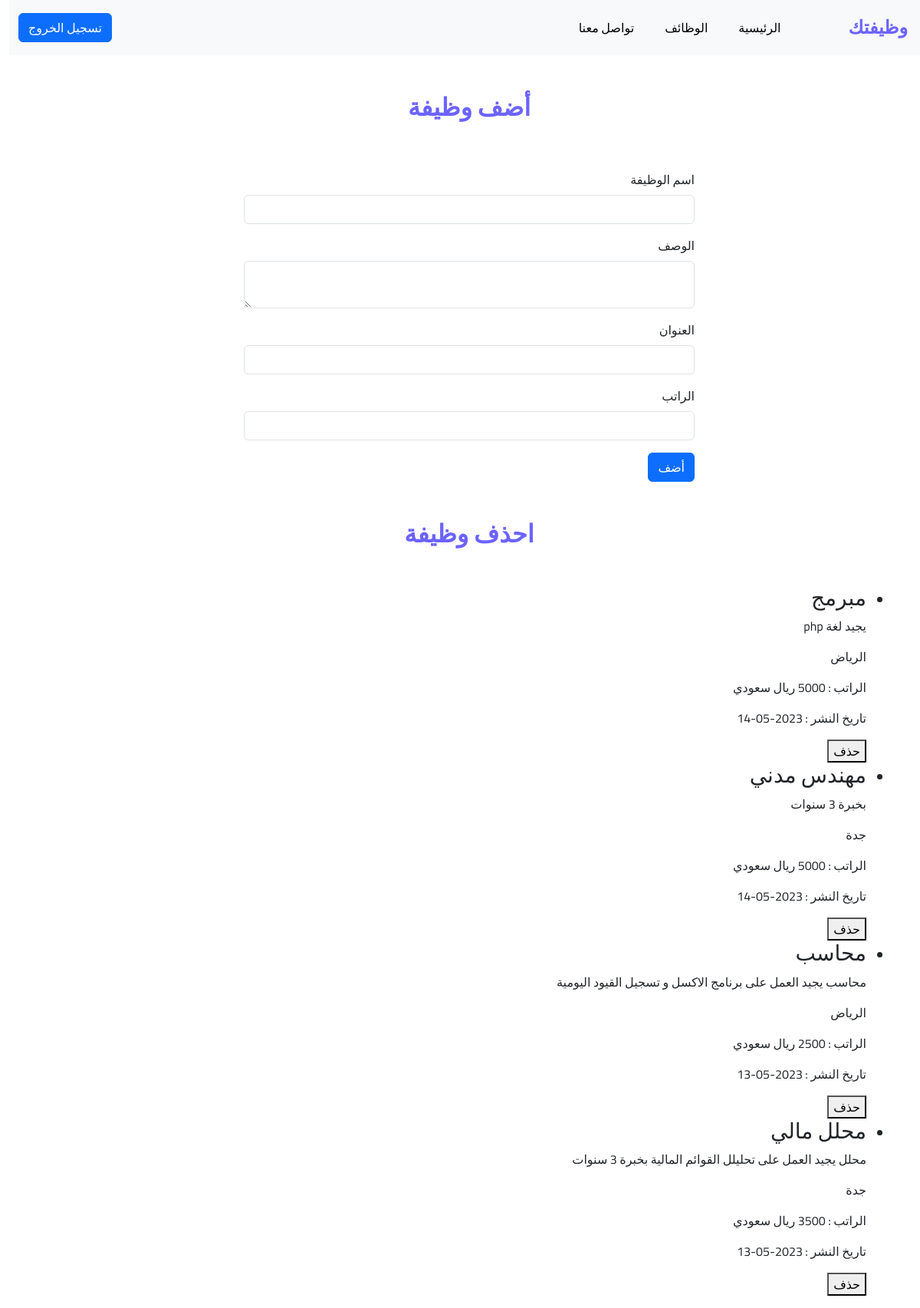
/add_job.php (signed in), run on the app's committed database.
### tables this page shows
CREATE TABLE "jobs" (
	"id"	INTEGER NOT NULL UNIQUE,
	"title"	TEXT NOT NULL,
	"description"	TEXT NOT NULL,
	"location"	TEXT NOT NULL,
	"salary"	INTEGER,
	"date_posted"	TEXT,
	PRIMARY KEY("id" AUTOINCREMENT)
);

### add_job.php (the view, shortened to what this page needs)
<?php
require_once 'database/database.php';
$jobs = $pdo->query('SELECT * FROM jobs ORDER BY date_posted DESC')->fetchAll();
?>
<!DOCTYPE html>
<html dir="rtl" lang="ar">
<head>
  <link href="https://cdn.jsdelivr.net/npm/bootstrap@5.3.0-alpha3/dist/css/bootstrap.min.css" rel="stylesheet"
>
  <link rel="stylesheet" href="css/main.css">
</head>
<body>
  <nav class="navbar navbar-expand-lg bg-body-tertiary sticky-top">
    <div class="container-fluid ">
      <a class="navbar-brand logo" href="index.php">وظيفتك</a>
      <div class="collapse navbar-collapse" id="navbarSupportedContent">
        <ul class="d-inline-flex p-2 navbar-nav me-4 ms-auto mb-2 mb-lg-0">
          <li class="nav-item">
            <a class="nav-link active ms-4 me-5" aria-current="page" href="index.php">الرئيسية</a>
          </li>
          <li class="nav-item">
            <a class="nav-link active ms-4" href="jobs.php">الوظائف</a>
          </li>
          <li class="nav-item">
            <a class="nav-link active" href="contact.php">تواصل معنا</a>
          </li>
        </ul>
        <a class="btn btn-primary" href="logout.php" role="button">تسجيل الخروج</a>
      </div>
    </div>
  </nav>
  <div class="add-job row">
    <div class="container col-6">
      <div class="title mb-5 mt-5 text-center">
        <h2 class="fw-bold"> أضف وظيفة</h2>
      </div>
      <form method="post" action="add_job_action.php">
        <div>
          <label for="title" class="form-label mt-3">اسم الوظيفة</label>
          <input type="text" class="form-control" id="title" name="title" required>
        </div>
        <div>
          <label for="description" class="form-label mt-3">الوصف</label>
          <textarea id="description" class="form-control" name="description" required></textarea>
        </div>
        <div>
          <label for="location" class="form-label mt-3">العنوان</label>
          <input type="text" class="form-control" id="location" name="location" required>
        </div>
        <div>
          <label for="salary" class="form-label mt-3">الراتب</label>
          <input type="number" class="form-control" id="salary" name="salary" required>
        </div>
        <div>
          <button type="submit" class="btn btn-primary mt-3">أضف</button>
        </div>
      </form>
    </div>
  </div>
  <div class="delete-job">
    <div class="container">
      <div class="title mb-5 mt-5 text-center">
        <h2 class="fw-bold"> احذف وظيفة</h2>
      </div>
      <?php if (count($jobs) === 0): ?>
        <p class="text-center">لم يتم العثور على اي وظائف!</p>
      <?php else: ?>
        <ul>
          <?php foreach ($jobs as $job): ?>
            <li>
              <h3>
                <?php echo htmlspecialchars($job['title']); ?>
              </h3>
              <p>
                <?php echo htmlspecialchars($job['description']); ?>
              </p>
              <p>
                <?php echo htmlspecialchars($job['location']); ?>
              </p>
              <p>الراتب :
                <?php echo htmlspecialchars($job['salary']); ?> ريال سعودي
              </p>
              <p>تاريخ النشر :
                <?php echo htmlspecialchars($job['date_posted']); ?>
              </p>
              <form method="post" onsubmit="return confirm('Are you sure you want to delete this job?')">
                <button type="submit">حذف</button>
              </form>
            </li>
          <?php endforeach; ?>
        </ul>
      <?php endif; ?>
    </div>
  </div>
</body>
</html>

### css/main.css (style rules this page uses)
:root { --main-color: #6C63FF; }
body { font-family: 'Cairo', sans-serif; }
.logo { font-weight: bolder; font-size: x-large; color: var(--main-color); }
.landing, .title { color: var(--main-color); }

### data on the page
jobs: title "مبرمج", description "يجيد لغة php", location "الرياض", salary "5000", date_posted "2023-05-14"
jobs: title "مهندس مدني", description "بخبرة 3 سنوات", location "جدة", salary "5000", date_posted "2023-05-14"
jobs: title "محاسب", description "محاسب يجيد العمل على برنامج الاكسل و تسجيل القيود اليومية", location "الرياض", salary "2500", date_posted "2023-05-13"
jobs: title "محلل مالي", description "محلل يجيد العمل على تحليلل القوائم المالية بخبرة 3 سنوات", location "جدة", salary "3500", date_posted "2023-05-13"
